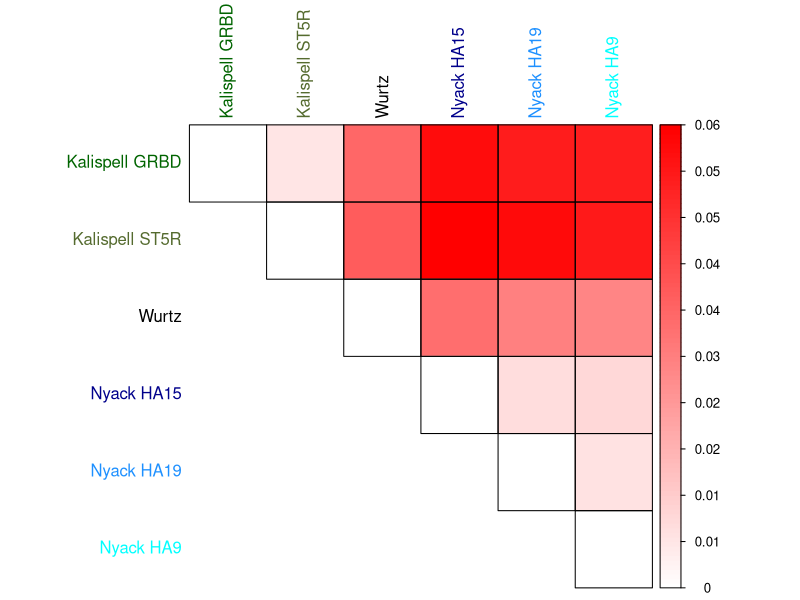
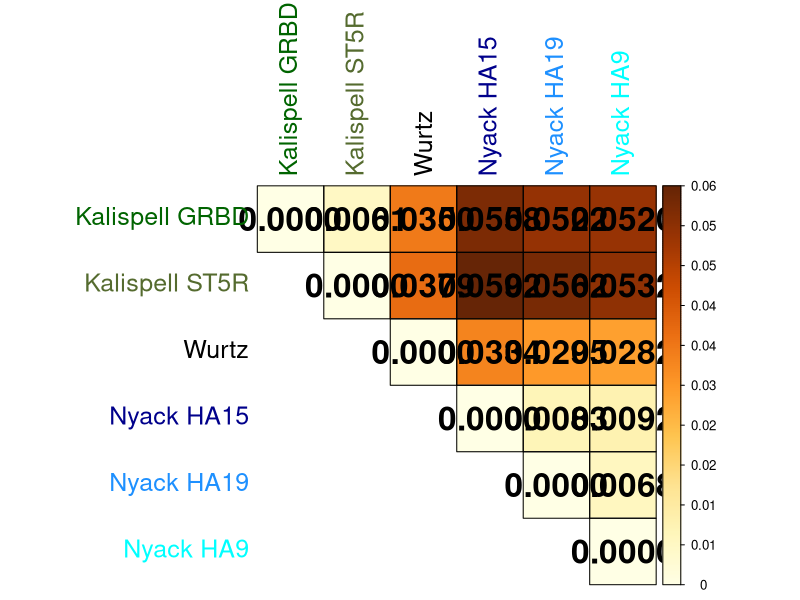
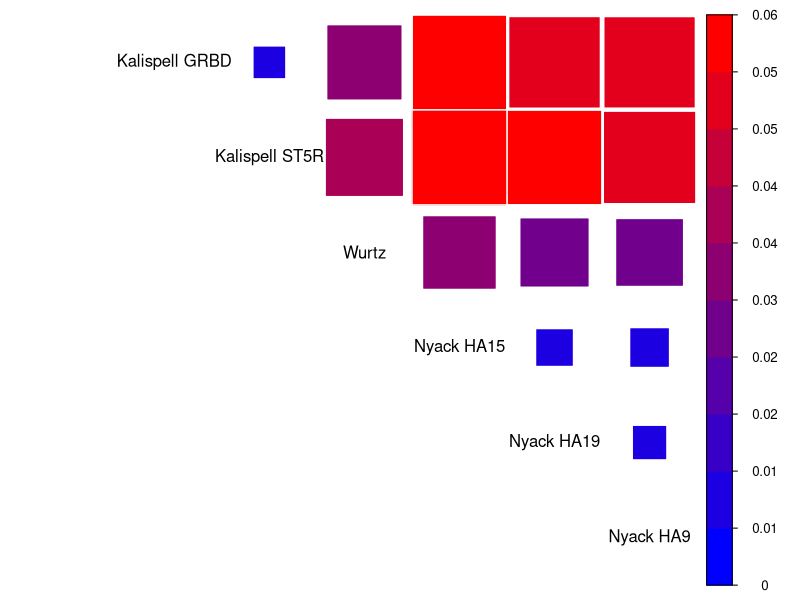
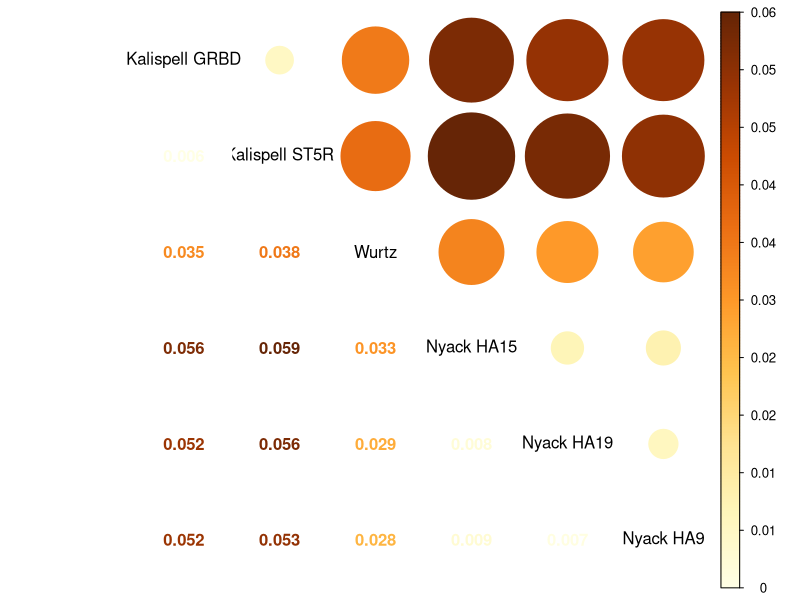

The R script that drew these images, in order:
## ---- chunk 1
#corrplot is used to visualize the Fst values
if(!require(corrplot)){install.packages("corrplot");library(corrplot)}
## ---- chunk 2
# setting working directory to proper location
setwd("~/Desktop/Ritter_Defense_2019/Fst_testing copy")
# loading in the data generated from angsd -> weighted Fst values, these were organized into a datafrome in excel and saved as a csv
weighted_Fst_data <- read.csv("Fst_nofilter_whitelist.csv", 
row.names=1)

#looking at data to confirm it was imported correctly
weighted_Fst_data #looks good

#renaming data columns
names(weighted_Fst_data)[names(weighted_Fst_data) == "Kalispell_GRBD"] <- "Kalispell GRBD"
names(weighted_Fst_data)[names(weighted_Fst_data) == "Kalispell_ST5R"] <- "Kalispell ST5R"
names(weighted_Fst_data)[names(weighted_Fst_data) == "Nyack_HA15"] <- "Nyack HA15"
names(weighted_Fst_data)[names(weighted_Fst_data) == "Nyack_19"] <- "Nyack HA19"
names(weighted_Fst_data)[names(weighted_Fst_data) == "Nyack_9"] <- "Nyack HA9"
#checking this
weighted_Fst_data #looks good

#renaming row columns
row.names(weighted_Fst_data)[row.names(weighted_Fst_data) == "Kalispell_GRBD"] <- "Kalispell GRBD"
row.names(weighted_Fst_data)[row.names(weighted_Fst_data) == "Kalispell_ST5R"] <- "Kalispell ST5R"
row.names(weighted_Fst_data)[row.names(weighted_Fst_data) == "Nyack_HA15"] <- "Nyack HA15"
row.names(weighted_Fst_data)[row.names(weighted_Fst_data) == "Nyack_19"] <- "Nyack HA19"
row.names(weighted_Fst_data)[row.names(weighted_Fst_data) == "Nyack_9"] <- "Nyack HA9"
#checking this out
weighted_Fst_data #looksgood
## ---- chunk 3
#colored labels
corrplot(as.matrix(weighted_Fst_data), type = "upper", 
         tl.col = c("darkgreen", "darkolivegreen", "black", "darkblue", "dodgerblue", "cyan"), 
cl.lim=c(0,.1), is.corr = FALSE, col=colorRampPalette(c("white", "red"))(100), addgrid.col="black", method="color", cl.ratio = 0.2, tl.pos="dt", number.cex=2)

col2 <- colorRampPalette(c("#67001F", "#B2182B", "#D6604D", "#F4A582",
                           "#FDDBC7", "#FFFFFF", "#D1E5F0", "#92C5DE",
                           "#4393C3", "#2166AC", "#053061"))

corrplot(as.matrix(weighted_Fst_data), type = "upper", 
         tl.col = c("darkgreen", "darkolivegreen", "black", "darkblue", "dodgerblue", "cyan"), 
cl.lim=c(0,.1), is.corr = FALSE, addgrid.col="black", method="color", cl.ratio = 0.2, tl.pos="dt", number.cex=2, addCoef.col= "black", tl.cex = 1.5, number.digits=4)

#black labels
corrplot(as.matrix(weighted_Fst_data), type = "upper", 
         tl.col = "black",
cl.lim=c(0,.1), is.corr = FALSE, col=colorRampPalette(c("blue", "red"))(10), addgrid.col="white", method="square", cl.ratio = 0.2, tl.pos="d")

#mixed corr. plot
corrplot.mixed(as.matrix(weighted_Fst_data), 
         tl.col = "black", 
cl.lim=c(0,.1), is.corr = FALSE, addgrid.col="white", number.digits= 3)

